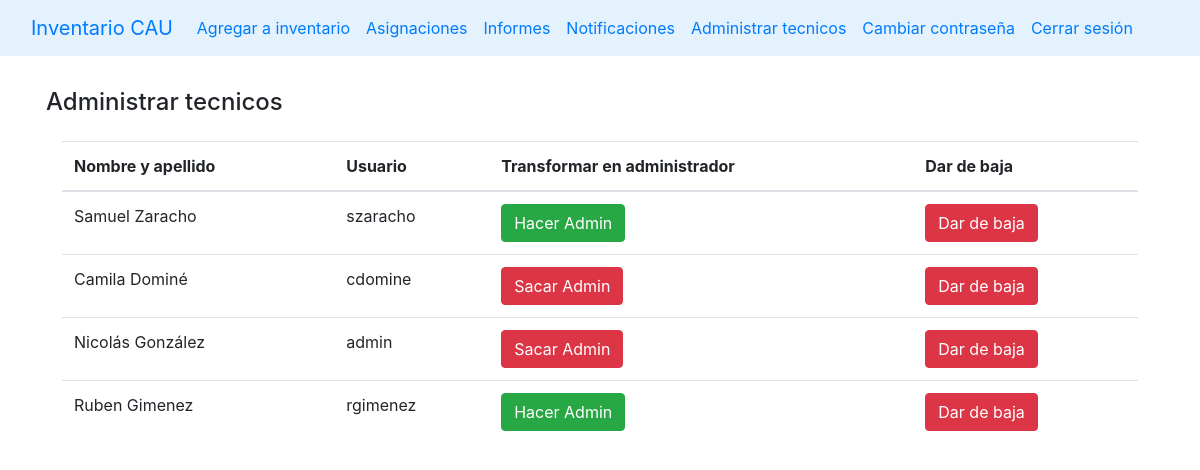
The page /administrar_usuario (signed in) on the database its author committed.
### stockaep/models.py (models this page shows, shortened)
class Tecnico(models.Model):
    user = models.ForeignKey(User, on_delete=models.CASCADE)
    nombre = models.CharField(max_length=50)
    apellido = models.CharField(max_length=50)
    email = models.CharField(max_length=100)
    id_user = models.IntegerField()

### stockaep/decorators.py (the view)
    def wrapper_func(request, *args,**kwargs):
        group = None
        if request.user.groups.exists():
            group=request.user.groups.all()[0].name
        if group == 'user':
            return redirect('index')
        if group == 'admin':
            return view_func(request,*args,**kwargs)

### stockaep/views.py (called while the page is built)
@login_required(login_url='login')
@admin_only
def administrar_users(request):
    usuarios = Tecnico.objects.all()
    ctx = {}
    ctx["users"] = usuarios
    ctx["link"] = "admin_users"
    return render(request, "main.html", ctx)

### templates/main.html (shortened to what this page needs)
{% load static %}
<!DOCTYPE html>
<html lang="en">
<head>
    <link rel="stylesheet" href="https://stackpath.bootstrapcdn.com/bootstrap/4.5.0/css/bootstrap.min.css"0>
</head>
<body>
    {% include "navbar.html" %}
    {% if link == 'index' %}
        {% include 'list_hardware.html' %}
    {% elif link == 'create' %}
        {% include 'add_to_inventary.html' %}
    {% elif link == 'edit' %}
        {% include 'edit_hardware.html' %}
    {% elif link == 'notification' %}
        {% include 'notifications.html' %}
    {% elif link == 'asignaciones'%}
        {% include 'asignaciones.html' %}
    {% elif link == "admin_users" %}
        {% include "admin_users.html" %}
    {% elif link == "cambio_contraseña" %}
        {% include "cambio_contraseña.html" %}
    {% elif link == "realizar_informe" %}
        {% include "realizar_informe.html" %}
    {% endif %}
</body>
</html>

### templates/admin_users.html
{% load static%}
{% block content %}
<div class="container p-3">
    <h4 class="mt-3">Administrar tecnicos</h4>
    <div class="container p-3 table-responsive">
        <table class="table table-hover">
            <thead>
                <tr>
                    <th scope="col">Nombre y apellido</th>
                    <th scope="col">Usuario</th>
                    <th scope="col">Transformar en administrador</th>
                    <th scope="col">Dar de baja</th>
                </tr>
            </thead>
            <tbody>
                {% for a in users %}
                    <tr>
                        <td>{{a.nombre}} {{a.apellido}}</td>
                        <td>{{a.user.username}}</td>
                        <td>
                            {% if a.user.is_superuser %}
                            <a class="btn btn-danger" href="to_admin?id={{a.user.id}}&status=0">Sacar Admin</a>
                            {% else %}
                            <a class="btn btn-success" href="to_admin?id={{a.user.id}}&status=1">Hacer Admin</a>
                            {% endif %}
                        </td>
                        <td>
                            {% if a.user.is_active %}
                            <a class="btn btn-danger" href="to_active?id={{a.user.id}}&status=0">Dar de baja</a>
                            {% else%}
                            <a class="btn btn-success" href="to_active?id={{a.user.id}}&status=1">Dar de alta</a>
                            {% endif %}
                        </td>
                    </tr>
                {% endfor %}
            </tbody>
        </table>
    </div>
</div>
{% endblock %}

### rows shown on the page
Tecnico: nombre "Samuel", apellido "Zaracho", user.username "szaracho"
Tecnico: nombre "Camila", apellido "Dominé", user.username "cdomine"
Tecnico: nombre "Nicolás", apellido "González", user.username "admin"
Tecnico: nombre "Ruben", apellido "Gimenez", user.username "rgimenez"
